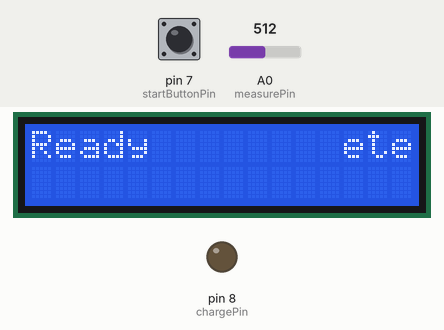
This sketch was run on a simulated Arduino Uno, built with avr-gcc and run on an emulated ATmega328P. Parts: 16×2 character LCD, output pins drawn as LEDs (lit = HIGH). The inputs (shaded band) are chosen by the test bench; at power-on: pin 7 (startButtonPin) HIGH, A0 (measurePin) = 512.

Above: at 1.2 s.
1.3 s: pin 7 (startButtonPin) pulled LOW for 0.15 s
At 1.6 s:
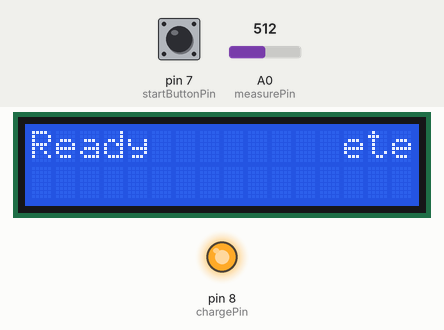
2.9 s: A0 (measurePin) set to 630
4.4 s: A0 (measurePin) set to 664
At 5.3 s:
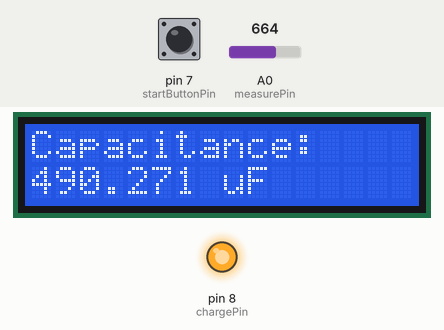
7.4 s: pin 7 (startButtonPin) pulled LOW for 1 s
At 8.8 s:
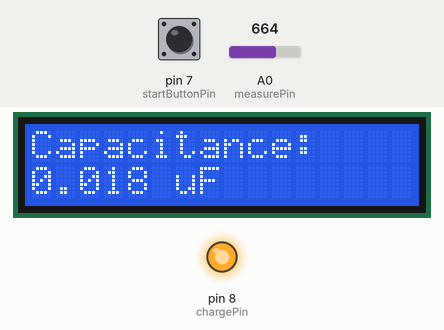
10.9 s: pin 7 (startButtonPin) pulled LOW for 3.2 s
Timing chart, 0 to 13.9 s (numbered marks = the images above; inputs shaded):
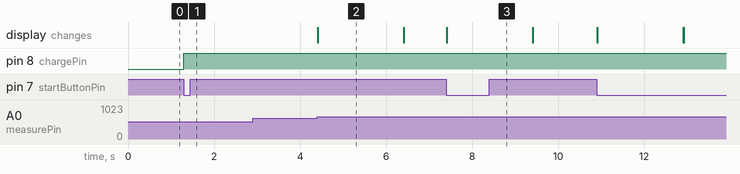

Measured:
- the behaviour switches between 647 and 648 on A0 (measurePin) (found by bisection; images 1 and 2)
- after the input at 1.3 s, pin 8 (chargePin): LOW → HIGH at once
- after the input at 2.9 s, every drawn part: stays the same
- after the input at 4.4 s, the display: changes at once (image 2)
- after the input at 7.4 s, the display: changes at once (image 3)
- what the display in image 2 shows lasts 2.0 s, from 4.4 s to 6.4 s

The sketch:

Capacitor.ino
```cpp
#include <LiquidCrystal.h>
LiquidCrystal lcd (12, 11, 5, 4, 3, 2);

const int chargePin = 8;
const int measurePin = A0;
const int startButtonPin = 7;
const float knownResistor = 10000.0;

void setup() {
  pinMode(chargePin, OUTPUT);
  pinMode(startButtonPin, INPUT_PULLUP);
  digitalWrite(chargePin, LOW);

  lcd.begin(16, 2);
  lcd.print("Capacitance Meter");
}

float measureCapacitance(){
  digitalWrite(chargePin, LOW);
  delayMicroseconds(100);
  pinMode(measurePin, INPUT);

  unsigned long startTime = micros();
  digitalWrite(chargePin, HIGH);
  while(analogRead(measurePin) < 648){}

  unsigned long elapsedTime = micros() - startTime;

  float capacitance = (elapsedTime / 1000000.0) / (knownResistor * 0.632); // farads
  return capacitance * 1000000; // micro-farads
}


void loop() {
  if(digitalRead(startButtonPin) == LOW){
    float capacitance = measureCapacitance();
    lcd.clear();
    lcd.print("Capacitance: ");
    lcd.setCursor(0, 1);
    lcd.print(capacitance, 3);
    lcd.print(" uF");
    delay(2000);
    lcd.clear();
  } else {
    lcd.setCursor(0, 0);
    lcd.print("Ready        ");
  }
}
```
